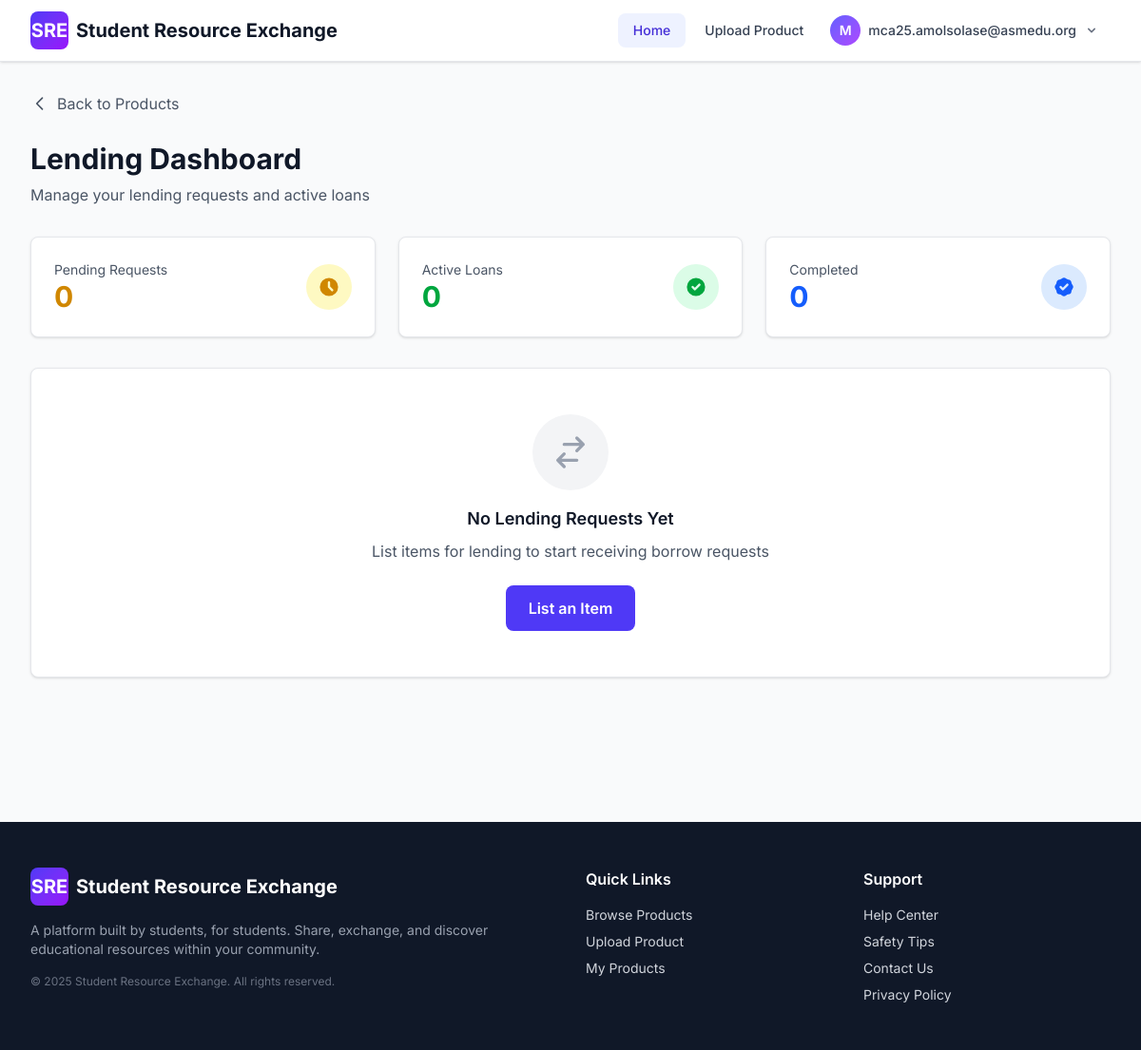
The app's page /products/my-lend-requests/ (signed in), older data.
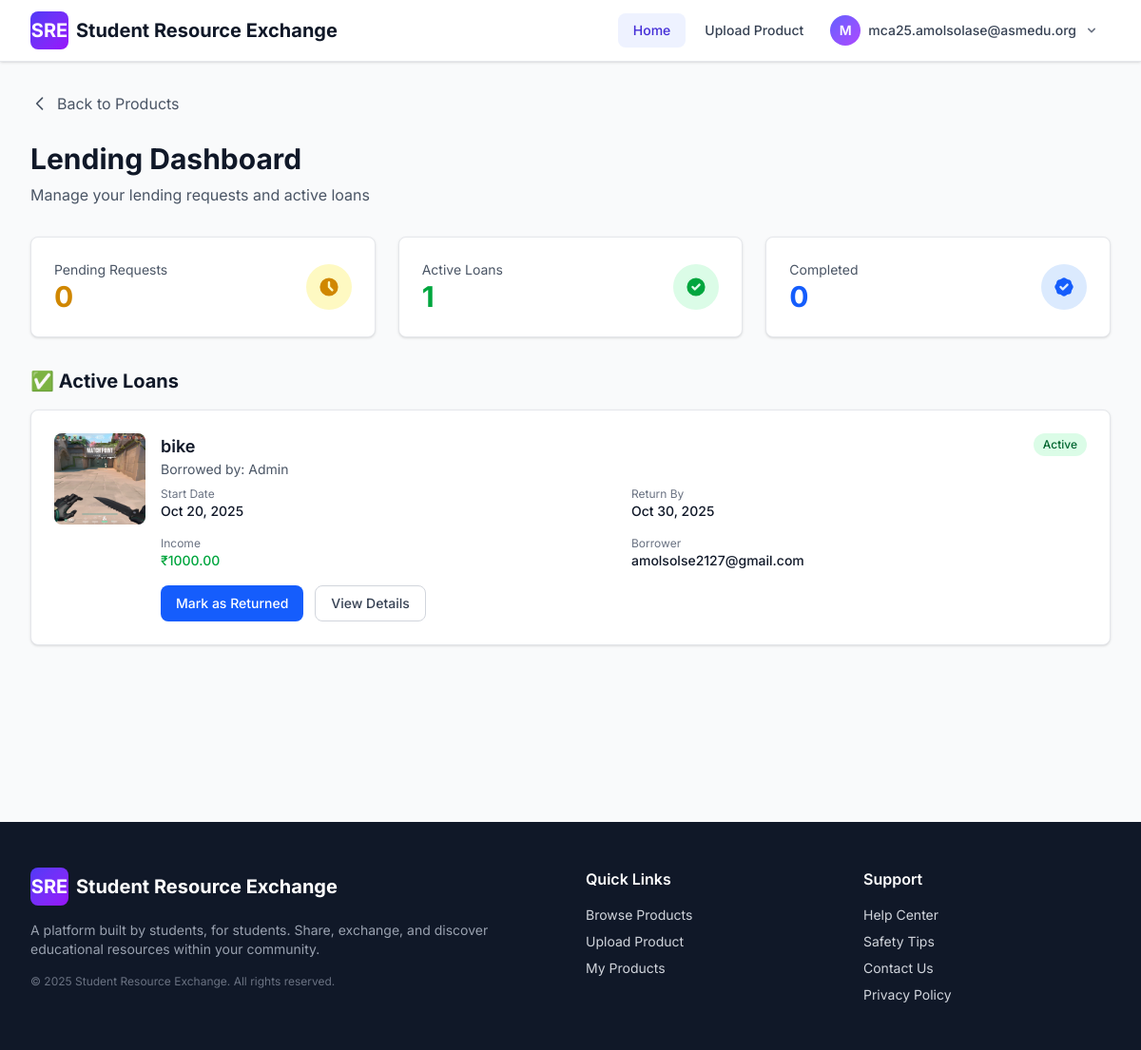
The same page, newer data.
### products/models.py (models this page shows, shortened)
class BorrowRequest(models.Model):
    STATUS_CHOICES = [
        ('pending', 'Pending'),
        ('approved', 'Approved'),
        ('rejected', 'Rejected'),
        ('active', 'Active - Item Borrowed'),
        ('returned', 'Returned'),
        ('overdue', 'Overdue'),
        ('cancelled', 'Cancelled'),
    ]
    product = models.ForeignKey(
        Product,
        on_delete=models.CASCADE,
        related_name='borrow_requests'
    )
    borrower = models.ForeignKey(
        User,
        on_delete=models.CASCADE,
        related_name='borrow_requests_made'
    )
    lender = models.ForeignKey(
        User,
        on_delete=models.CASCADE,
        related_name='borrow_requests_received'
    )
    requested_days = models.IntegerField(
        validators=[MinValueValidator(1)],
        help_text="Number of days requested to borrow"
    )
    status = models.CharField(
        max_length=20,
        choices=STATUS_CHOICES,
        default='pending'
    )
    message = models.TextField(
        blank=True,
        null=True,
        help_text="Message from borrower to lender"
    )
    total_cost = models.DecimalField(
        max_digits=10,
        decimal_places=2,
        help_text="Total cost (daily rate × days)"
    )
    deposit_amount = models.DecimalField(
        max_digits=10,
        decimal_places=2,
        default=0,
        help_text="Deposit amount"
    )
    request_date = models.DateTimeField(auto_now_add=True)
    approved_date = models.DateTimeField(blank=True, null=True)
    start_date = models.DateField(blank=True, null=True)
    expected_return_date = models.DateField(blank=True, null=True)
    actual_return_date = models.DateField(blank=True, null=True)
    lender_response = models.TextField(
        blank=True,
        null=True,
        help_text="Response message from lender"
    )
    acceptance_otp_verified = models.BooleanField(
        default=False,
        help_text="Whether acceptance OTP has been verified (item pickup confirmed)"
    )
    acceptance_otp_verified_at = models.DateTimeField(
        blank=True,
        null=True,
        help_text="When acceptance OTP was verified"
    )
    return_otp_verified = models.BooleanField(
        default=False,
        help_text="Whether return OTP has been verified (item return confirmed)"
    )
    return_otp_verified_at = models.DateTimeField(
        blank=True,
        null=True,
        help_text="When return OTP was verified"
    )
    lender_shares_location = models.BooleanField(
        default=False,
        help_text="Whether lender has agreed to share precise location for this request"
    )
    borrower_shares_location = models.BooleanField(
        default=False,
        help_text="Whether borrower has agreed to share precise location for this request"
    )
    created_at = models.DateTimeField(auto_now_add=True)
    updated_at = models.DateTimeField(auto_now=True)
    class Meta:
        db_table = 'borrow_requests'
        ordering = ['-created_at']
        verbose_name = 'Borrow Request'
        verbose_name_plural = 'Borrow Requests'

class Product(models.Model):
    CATEGORY_CHOICES = [
        ('books', 'Books'),
        ('notes', 'Notes'),
        ('electronics', 'Electronics'),
        ('stationery', 'Stationery'),
        ('lab_equipment', 'Lab Equipment'),
        ('other', 'Other'),
    ]
    CONDITION_CHOICES = [
        ('new', 'New'),
        ('like_new', 'Like New'),
        ('good', 'Good'),
        ('fair', 'Fair'),
        ('poor', 'Poor'),
    ]
    LISTING_TYPE_CHOICES = [
        ('sell', 'For Sale'),
        ('lend', 'For Lending'),
        ('both', 'Sale or Lend'),
    ]
    title = models.CharField(max_length=255, help_text="Product name or title")
    description = models.TextField(help_text="Detailed description of the product")
    category = models.CharField(max_length=50, choices=CATEGORY_CHOICES, default='other')
    condition = models.CharField(max_length=20, choices=CONDITION_CHOICES, default='good')
    listing_type = models.CharField(
        max_length=10,
        choices=LISTING_TYPE_CHOICES,
        default='sell',
        help_text="Whether this item is for sale, lending, or both"
    )
    price = models.DecimalField(
        max_digits=10,
        decimal_places=2,
        validators=[MinValueValidator(0.01)],
        help_text="Price in INR (₹) - for selling",
        blank=True,
        null=True
    )
    borrow_price_per_day = models.DecimalField(
        max_digits=10,
        decimal_places=2,
        validators=[MinValueValidator(0.01)],
        help_text="Daily rental price in INR (₹)",
        blank=True,
        null=True
    )
    borrow_deposit = models.DecimalField(
        max_digits=10,
        decimal_places=2,
        validators=[MinValueValidator(0)],
        help_text="Refundable deposit amount in INR (₹)",
        blank=True,
        null=True,
        default=0
    )
    max_borrow_days = models.IntegerField(
        default=30,
        validators=[MinValueValidator(1)],
        help_text="Maximum number of days item can be borrowed"
    )
    is_currently_borrowed = models.BooleanField(
        default=False,
        help_text="Is this item currently borrowed by someone?"
    )
    image1 = models.ImageField(
        upload_to=product_image_upload_path,
        blank=True,
        null=True,
        help_text="Primary product image (required)"
    )
    image2 = models.ImageField(
        upload_to=product_image_upload_path,
        blank=True,
        null=True,
        help_text="Additional image (optional)"
    )
    image3 = models.ImageField(
        upload_to=product_image_upload_path,
        blank=True,
        null=True,
        help_text="Additional image (optional)"
    )
    image4 = models.ImageField(
        upload_to=product_image_upload_path,
        blank=True,
        null=True,
        help_text="Additional image (optional)"
    )
    image5 = models.ImageField(
        upload_to=product_image_upload_path,
        blank=True,
        null=True,
        help_text="Additional image (optional)"
    )
    seller = models.ForeignKey(User, on_delete=models.CASCADE, related_name='products')
    is_available = models.BooleanField(default=True, help_text="Is this product still available?")
    views = models.IntegerField(default=0, editable=False)
    created_at = models.DateTimeField(auto_now_add=True)
    updated_at = models.DateTimeField(auto_now=True)
    class Meta:
        db_table = 'products'
        ordering = ['-created_at']
        verbose_name = 'Product'
        verbose_name_plural = 'Products'
    def get_primary_image(self):
        if self.image1:
            return self.image1
        for i in range(2, 6):
            img = getattr(self, f'image{i}')
            if img:
                return img
        return None

### registration/models.py (models this page shows, shortened)
class User(models.Model):
    id = models.AutoField(primary_key=True)
    email = models.EmailField(unique=True, db_index=True, max_length=255)
    password_hash = models.CharField(max_length=128)
    college_id = models.CharField(max_length=100)
    name = models.CharField(max_length=255, blank=True, null=True)
    college_name = models.CharField(max_length=255, blank=True, null=True)
    university_name = models.CharField(max_length=255, blank=True, null=True)
    rating = models.IntegerField(default=0)
    email_verified = models.BooleanField(default=False)
    is_admin = models.BooleanField(default=False)
    address_line1 = models.CharField(max_length=255, blank=True, null=True)
    address_line2 = models.CharField(max_length=255, blank=True, null=True)
    city = models.CharField(max_length=100, blank=True, null=True)
    state_province = models.CharField(max_length=100, blank=True, null=True)
    zip_postal_code = models.CharField(max_length=20, blank=True, null=True)
    country = models.CharField(max_length=100, blank=True, null=True)
    latitude = models.DecimalField(
        max_digits=9,
        decimal_places=6,
        blank=True,
        null=True,
        validators=[MinValueValidator(-90), MaxValueValidator(90)],
        help_text="Latitude coordinate"
    )
    longitude = models.DecimalField(
        max_digits=9,
        decimal_places=6,
        blank=True,
        null=True,
        validators=[MinValueValidator(-180), MaxValueValidator(180)],
        help_text="Longitude coordinate"
    )
    share_precise_location = models.BooleanField(
        default=False,
        help_text="Share exact location with approved requesters"
    )
    created_at = models.DateTimeField(auto_now_add=True)
    updated_at = models.DateTimeField(auto_now=True)
    class Meta:
        db_table = 'user'
        ordering = ['-created_at']
        indexes = [
            models.Index(fields=['latitude', 'longitude']),
        ]

### products/views.py (the view)
# urls.py: path('my-lend-requests/', views.my_lend_requests, name='my_lend_requests'),
@login_required
def my_lend_requests(request):
    from registration.models import User
    from .models import BorrowRequest
    user = User.objects.get(id=request.session['user_id'])
    lend_requests = BorrowRequest.objects.filter(lender=user).order_by('-created_at')
    pending_requests = lend_requests.filter(status='pending')
    active_requests = lend_requests.filter(status='active')
    completed_requests = lend_requests.filter(status__in=['returned', 'rejected', 'cancelled'])
    paginator = Paginator(lend_requests, 12)
    page = request.GET.get('page')
    try:
        requests_page = paginator.page(page)
    except PageNotAnInteger:
        requests_page = paginator.page(1)
    except EmptyPage:
        requests_page = paginator.page(paginator.num_pages)
    context = {
        'lend_requests': requests_page,
        'pending_requests': pending_requests,
        'active_requests': active_requests,
        'completed_requests': completed_requests,
        'user': user,
        'paginator': paginator,
    }
    return render(request, 'products/my_lend_requests.html', context)

### products/templates/products/my_lend_requests.html (shortened to what the changed rows need)
{% extends "base.html" %}
{% block content %}
<div class="min-h-screen bg-gray-50 py-4 sm:py-8">
    <div class="max-w-7xl mx-auto px-3 sm:px-4 md:px-6 lg:px-8">
        <div class="mb-6 sm:mb-8">
            <h1 class="text-2xl sm:text-3xl font-bold text-gray-900">Lending Dashboard</h1>
        </div>
        <div class="grid grid-cols-1 sm:grid-cols-3 gap-4 sm:gap-6 mb-6 sm:mb-8">
            <div class="bg-white rounded-lg shadow-sm border border-gray-200 p-4 sm:p-6">
                <div class="flex items-center justify-between">
                    <div>
                        <p class="text-xs sm:text-sm text-gray-600">Active Loans</p>
                        <p class="text-2xl sm:text-3xl font-bold text-green-600">{{ active_requests.count }}</p>
                    </div>
                </div>
            </div>
        </div>
        {% if active_requests %}
        <div class="mb-6 sm:mb-8">
            <h2 class="text-lg sm:text-xl font-bold text-gray-900 mb-3 sm:mb-4">✅ Active Loans</h2>
            <div class="space-y-3 sm:space-y-4">
                {% for request in active_requests %}
                <div class="bg-white rounded-lg shadow-sm border border-gray-200 p-4 sm:p-6">
                    <div class="flex flex-col sm:flex-row items-start gap-3 sm:gap-4">
                        <div class="flex-shrink-0 w-full sm:w-auto">
                            {% if request.product.get_primary_image %}
                            <img src="{{ request.product.get_primary_image.url }}"
                                 alt="{{ request.product.title }}"
                                 class="w-full sm:w-20 md:w-24 h-32 sm:h-20 md:h-24 object-cover rounded-lg">
                            {% else %}
                            <div class="w-full sm:w-20 md:w-24 h-32 sm:h-20 md:h-24 bg-green-100 rounded-lg flex items-center justify-center text-3xl sm:text-2xl md:text-3xl">
                                📦
                            </div>
                            {% endif %}
                        </div>
                        <div class="flex-1 min-w-0 w-full">
                            <div class="flex flex-col sm:flex-row sm:items-start sm:justify-between mb-3 sm:mb-2 gap-2">
                                <div class="flex-1 min-w-0">
                                    <h3 class="text-base sm:text-lg font-semibold text-gray-900 truncate">{{ request.product.title }}</h3>
                                    <p class="text-xs sm:text-sm text-gray-600 truncate">Borrowed by: {{ request.borrower.name }}</p>
                                </div>
                                <span class="inline-flex items-center px-2.5 py-1 rounded-full text-xs font-medium bg-green-100 text-green-800 self-start sm:flex-shrink-0">
                                    Active
                                </span>
                            </div>
                            <div class="grid grid-cols-2 gap-3 sm:gap-4 mb-3 sm:mb-4">
                                <div>
                                    <p class="text-xs text-gray-500">Start Date</p>
                                    <p class="text-xs sm:text-sm font-medium text-gray-900">{{ request.start_date|date:"M d, Y" }}</p>
                                </div>
                                <div>
                                    <p class="text-xs text-gray-500">Return By</p>
                                    <p class="text-xs sm:text-sm font-medium text-gray-900">{{ request.expected_return_date|date:"M d, Y" }}</p>
                                </div>
                                <div>
                                    <p class="text-xs text-gray-500">Income</p>
                                    <p class="text-xs sm:text-sm font-medium text-green-600">₹{{ request.total_cost }}</p>
                                </div>
                                <div>
                                    <p class="text-xs text-gray-500">Borrower</p>
                                    <p class="text-xs sm:text-sm font-medium text-gray-900 truncate">{{ request.borrower.email }}</p>
                                </div>
                            </div>
                            <div class="flex flex-col sm:flex-row gap-2 sm:gap-3">
                                <a href="{% url 'products:borrow_request_return' request.id %}"
                                   class="inline-flex items-center justify-center px-4 py-2 bg-blue-600 text-white text-sm font-medium rounded-lg hover:bg-blue-700 transition-colors">
                                    Mark as Returned
                                </a>
                                <a href="{% url 'products:borrow_request_detail' request.id %}"
                                   class="inline-flex items-center justify-center px-4 py-2 border border-gray-300 text-gray-700 text-sm font-medium rounded-lg hover:bg-gray-50 transition-colors">
                                    View Details
                                </a>
                            </div>
                        </div>
                    </div>
                </div>
                {% endfor %}
            </div>
        </div>
        {% endif %}
        {% if not lend_requests %}
        <div class="bg-white rounded-lg shadow-sm border border-gray-200 p-8 sm:p-12 text-center">
            <div class="w-16 h-16 sm:w-20 sm:h-20 bg-gray-100 rounded-full flex items-center justify-center mx-auto mb-4">
                <svg class="w-8 h-8 sm:w-10 sm:h-10 text-gray-400" fill="none" stroke="currentColor" viewBox="0 0 24 24">
                    <path stroke-linecap="round" stroke-linejoin="round" stroke-width="2" d="M8 7h12m0 0l-4-4m4 4l-4 4m0 6H4m0 0l4 4m-4-4l4-4"/>
                </svg>
            </div>
            <h3 class="text-base sm:text-lg font-semibold text-gray-900 mb-2">No Lending Requests Yet</h3>
            <p class="text-sm sm:text-base text-gray-600 mb-6">List items for lending to start receiving borrow requests</p>
            <a href="{% url 'products:product_create' %}"
               class="inline-flex items-center px-5 sm:px-6 py-2.5 sm:py-3 bg-indigo-600 text-white text-sm sm:text-base font-semibold rounded-lg hover:bg-indigo-700 transition-colors">
                List an Item
            </a>
        </div>
        {% endif %}
    </div>
</div>
{% endblock %}

Row changes from the older to the newer data that the page shows:
added BorrowRequest: product.get_primary_image (picture), product "bike", borrower.name "Admin", start_date "Oct 20, 2025", expected_return_date "Oct 30, 2025", total_cost "1000.00", borrower.email "amolsolse2127@gmail.com"
Text that changed along with them:
{{ active_requests.count }}: "0" → "1"
text no longer shown: "No Lending Requests Yet List items for lending to start receiving borrow requests List an Item"
text now shown: "✅ Active Loans"
